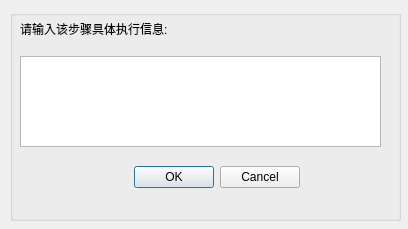
<?xml version="1.0" encoding="UTF-8"?>
<ui version="4.0">
 <class>Incident</class>
 <widget class="QDialog" name="Incident">
  <property name="geometry">
   <rect>
    <x>0</x>
    <y>0</y>
    <width>408</width>
    <height>229</height>
   </rect>
  </property>
  <property name="windowTitle">
   <string>Dialog</string>
  </property>
  <widget class="QGroupBox" name="groupBox">
   <property name="geometry">
    <rect>
     <x>10</x>
     <y>10</y>
     <width>391</width>
     <height>211</height>
    </rect>
   </property>
   <property name="title">
    <string/>
   </property>
   <widget class="QLabel" name="label">
    <property name="geometry">
     <rect>
      <x>10</x>
      <y>10</y>
      <width>251</width>
      <height>18</height>
     </rect>
    </property>
    <property name="text">
     <string>请输入该步骤具体执行信息:</string>
    </property>
   </widget>
   <widget class="QTextEdit" name="textEdit">
    <property name="geometry">
     <rect>
      <x>10</x>
      <y>46</y>
      <width>361</width>
      <height>91</height>
     </rect>
    </property>
   </widget>
   <widget class="QDialogButtonBox" name="buttonBox">
    <property name="geometry">
     <rect>
      <x>60</x>
      <y>150</y>
      <width>230</width>
      <height>34</height>
     </rect>
    </property>
    <property name="standardButtons">
     <set>QDialogButtonBox::Cancel|QDialogButtonBox::Ok</set>
    </property>
   </widget>
  </widget>
 </widget>
 <resources/>
 <connections/>
</ui>
